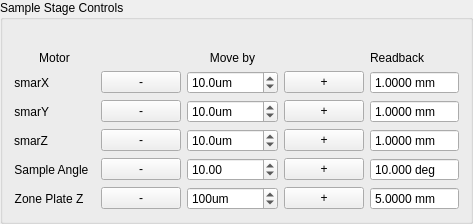
             <widget class="QGroupBox" name="groupBox">
              <property name="enabled">
               <bool>true</bool>
              </property>
              <property name="sizePolicy">
               <sizepolicy hsizetype="Preferred" vsizetype="Preferred">
                <horstretch>0</horstretch>
                <verstretch>0</verstretch>
               </sizepolicy>
              </property>
              <property name="styleSheet">
               <string notr="true"/>
              </property>
              <property name="title">
               <string>Sample Stage Controls</string>
              </property>
              <layout class="QGridLayout" name="gridLayout_14">
               <item row="0" column="2">
                <widget class="QLabel" name="label_131">
                 <property name="sizePolicy">
                  <sizepolicy hsizetype="Preferred" vsizetype="Fixed">
                   <horstretch>0</horstretch>
                   <verstretch>0</verstretch>
                  </sizepolicy>
                 </property>
                 <property name="text">
                  <string/>
                 </property>
                </widget>
               </item>
               <item row="4" column="4">
                <widget class="QPushButton" name="pb_move_smarz_pos">
                 <property name="sizePolicy">
                  <sizepolicy hsizetype="Preferred" vsizetype="Fixed">
                   <horstretch>0</horstretch>
                   <verstretch>0</verstretch>
                  </sizepolicy>
                 </property>
                 <property name="text">
                  <string>+</string>
                 </property>
                </widget>
               </item>
               <item row="5" column="4">
                <widget class="QPushButton" name="pb_move_dth_pos">
                 <property name="sizePolicy">
                  <sizepolicy hsizetype="Preferred" vsizetype="Fixed">
                   <horstretch>0</horstretch>
                   <verstretch>0</verstretch>
                  </sizepolicy>
                 </property>
                 <property name="text">
                  <string>+</string>
                 </property>
                </widget>
               </item>
               <item row="4" column="0">
                <widget class="QLabel" name="label_6">
                 <property name="sizePolicy">
                  <sizepolicy hsizetype="Fixed" vsizetype="Preferred">
                   <horstretch>0</horstretch>
                   <verstretch>0</verstretch>
                  </sizepolicy>
                 </property>
                 <property name="text">
                  <string>smarZ</string>
                 </property>
                 <property name="alignment">
                  <set>Qt::AlignRight|Qt::AlignTrailing|Qt::AlignVCenter</set>
                 </property>
                </widget>
               </item>
               <item row="3" column="4">
                <widget class="QPushButton" name="pb_move_smary_pos">
                 <property name="sizePolicy">
                  <sizepolicy hsizetype="Preferred" vsizetype="Fixed">
                   <horstretch>0</horstretch>
                   <verstretch>0</verstretch>
                  </sizepolicy>
                 </property>
                 <property name="text">
                  <string>+</string>
                 </property>
                </widget>
               </item>
               <item row="6" column="0">
                <widget class="QLabel" name="label_15">
                 <property name="sizePolicy">
                  <sizepolicy hsizetype="Fixed" vsizetype="Preferred">
                   <horstretch>0</horstretch>
                   <verstretch>0</verstretch>
                  </sizepolicy>
                 </property>
                 <property name="text">
                  <string>Zone Plate Z  </string>
                 </property>
                 <property name="alignment">
                  <set>Qt::AlignRight|Qt::AlignTrailing|Qt::AlignVCenter</set>
                 </property>
                </widget>
               </item>
               <item row="2" column="2">
                <widget class="QDoubleSpinBox" name="db_move_smarx">
                 <property name="sizePolicy">
                  <sizepolicy hsizetype="Preferred" vsizetype="Fixed">
                   <horstretch>0</horstretch>
                   <verstretch>0</verstretch>
                  </sizepolicy>
                 </property>
                 <property name="suffix">
                  <string>um</string>
                 </property>
                 <property name="decimals">
                  <number>1</number>
                 </property>
                 <property name="minimum">
                  <double>-10000.000000000000000</double>
                 </property>
                 <property name="maximum">
                  <double>10000.000000000000000</double>
                 </property>
                 <property name="singleStep">
                  <double>5.000000000000000</double>
                 </property>
                 <property name="value">
                  <double>10.000000000000000</double>
                 </property>
                </widget>
               </item>
               <item row="3" column="5">
                <widget class="QDoubleSpinBox" name="db_smary">
                 <property name="sizePolicy">
                  <sizepolicy hsizetype="Preferred" vsizetype="Fixed">
                   <horstretch>0</horstretch>
                   <verstretch>0</verstretch>
                  </sizepolicy>
                 </property>
                 <property name="readOnly">
                  <bool>true</bool>
                 </property>
                 <property name="buttonSymbols">
                  <enum>QAbstractSpinBox::NoButtons</enum>
                 </property>
                 <property name="suffix">
                  <string> mm</string>
                 </property>
                 <property name="decimals">
                  <number>4</number>
                 </property>
                 <property name="minimum">
                  <double>-99.000000000000000</double>
                 </property>
                 <property name="value">
                  <double>1.000000000000000</double>
                 </property>
                </widget>
               </item>
               <item row="1" column="2">
                <widget class="QLabel" name="label_8">
                 <property name="sizePolicy">
                  <sizepolicy hsizetype="Preferred" vsizetype="Fixed">
                   <horstretch>0</horstretch>
                   <verstretch>0</verstretch>
                  </sizepolicy>
                 </property>
                 <property name="styleSheet">
                  <string notr="true">font: 75 14pt &quot;MS Shell Dlg 2&quot;;</string>
                 </property>
                 <property name="text">
                  <string>Move by</string>
                 </property>
                 <property name="alignment">
                  <set>Qt::AlignCenter</set>
                 </property>
                </widget>
               </item>
               <item row="2" column="4">
                <widget class="QPushButton" name="pb_move_smarx_pos">
                 <property name="sizePolicy">
                  <sizepolicy hsizetype="Preferred" vsizetype="Fixed">
                   <horstretch>0</horstretch>
                   <verstretch>0</verstretch>
                  </sizepolicy>
                 </property>
                 <property name="text">
                  <string>  +  </string>
                 </property>
                </widget>
               </item>
               <item row="5" column="5">
                <widget class="QDoubleSpinBox" name="db_zpsth">
                 <property name="sizePolicy">
                  <sizepolicy hsizetype="Preferred" vsizetype="Fixed">
                   <horstretch>0</horstretch>
                   <verstretch>0</verstretch>
                  </sizepolicy>
                 </property>
                 <property name="readOnly">
                  <bool>true</bool>
                 </property>
                 <property name="buttonSymbols">
                  <enum>QAbstractSpinBox::NoButtons</enum>
                 </property>
                 <property name="suffix">
                  <string> deg</string>
                 </property>
                 <property name="decimals">
                  <number>3</number>
                 </property>
                 <property name="minimum">
                  <double>-200.000000000000000</double>
                 </property>
                 <property name="maximum">
                  <double>200.000000000000000</double>
                 </property>
                 <property name="value">
                  <double>10.000000000000000</double>
                 </property>
                </widget>
               </item>
               <item row="1" column="5">
                <widget class="QLabel" name="label_26">
                 <property name="text">
                  <string>Readback</string>
                 </property>
                </widget>
               </item>
               <item row="5" column="0">
                <widget class="QLabel" name="label_21">
                 <property name="sizePolicy">
                  <sizepolicy hsizetype="Fixed" vsizetype="Preferred">
                   <horstretch>0</horstretch>
                   <verstretch>0</verstretch>
                  </sizepolicy>
                 </property>
                 <property name="text">
                  <string>Sample Angle  </string>
                 </property>
                 <property name="alignment">
                  <set>Qt::AlignRight|Qt::AlignTrailing|Qt::AlignVCenter</set>
                 </property>
                </widget>
               </item>
               <item row="2" column="5">
                <widget class="QDoubleSpinBox" name="db_smarx">
                 <property name="sizePolicy">
                  <sizepolicy hsizetype="Preferred" vsizetype="Fixed">
                   <horstretch>0</horstretch>
                   <verstretch>0</verstretch>
                  </sizepolicy>
                 </property>
                 <property name="readOnly">
                  <bool>true</bool>
                 </property>
                 <property name="buttonSymbols">
                  <enum>QAbstractSpinBox::NoButtons</enum>
                 </property>
                 <property name="suffix">
                  <string> mm</string>
                 </property>
                 <property name="decimals">
                  <number>4</number>
                 </property>
                 <property name="minimum">
                  <double>-99.000000000000000</double>
                 </property>
                 <property name="value">
                  <double>1.000000000000000</double>
                 </property>
                </widget>
               </item>
               <item row="4" column="2">
                <widget class="QDoubleSpinBox" name="db_move_smarz">
                 <property name="sizePolicy">
                  <sizepolicy hsizetype="Preferred" vsizetype="Fixed">
                   <horstretch>0</horstretch>
                   <verstretch>0</verstretch>
                  </sizepolicy>
                 </property>
                 <property name="suffix">
                  <string>um</string>
                 </property>
                 <property name="decimals">
                  <number>1</number>
                 </property>
                 <property name="minimum">
                  <double>-10000.000000000000000</double>
                 </property>
                 <property name="maximum">
                  <double>10000.000000000000000</double>
                 </property>
                 <property name="singleStep">
                  <double>5.000000000000000</double>
                 </property>
                 <property name="value">
                  <double>10.000000000000000</double>
                 </property>
                </widget>
               </item>
               <item row="3" column="2">
                <widget class="QDoubleSpinBox" name="db_move_smary">
                 <property name="sizePolicy">
                  <sizepolicy hsizetype="Preferred" vsizetype="Fixed">
                   <horstretch>0</horstretch>
                   <verstretch>0</verstretch>
                  </sizepolicy>
                 </property>
                 <property name="suffix">
                  <string>um</string>
                 </property>
                 <property name="decimals">
                  <number>1</number>
                 </property>
                 <property name="minimum">
                  <double>-10000.000000000000000</double>
                 </property>
                 <property name="maximum">
                  <double>10000.000000000000000</double>
                 </property>
                 <property name="singleStep">
                  <double>5.000000000000000</double>
                 </property>
                 <property name="value">
                  <double>10.000000000000000</double>
                 </property>
                </widget>
               </item>
               <item row="2" column="0">
                <widget class="QLabel" name="label_3">
                 <property name="sizePolicy">
                  <sizepolicy hsizetype="Fixed" vsizetype="Preferred">
                   <horstretch>0</horstretch>
                   <verstretch>0</verstretch>
                  </sizepolicy>
                 </property>
                 <property name="text">
                  <string>smarX</string>
                 </property>
                 <property name="alignment">
                  <set>Qt::AlignRight|Qt::AlignTrailing|Qt::AlignVCenter</set>
                 </property>
                </widget>
               </item>
               <item row="6" column="2">
                <widget class="QDoubleSpinBox" name="db_move_zpz">
                 <property name="sizePolicy">
                  <sizepolicy hsizetype="Preferred" vsizetype="Fixed">
                   <horstretch>0</horstretch>
                   <verstretch>0</verstretch>
                  </sizepolicy>
                 </property>
                 <property name="suffix">
                  <string>um</string>
                 </property>
                 <property name="decimals">
                  <number>0</number>
                 </property>
                 <property name="minimum">
                  <double>-50000.000000000000000</double>
                 </property>
                 <property name="maximum">
                  <double>50000.000000000000000</double>
                 </property>
                 <property name="singleStep">
                  <double>100.000000000000000</double>
                 </property>
                 <property name="value">
                  <double>100.000000000000000</double>
                 </property>
                </widget>
               </item>
               <item row="4" column="5">
                <widget class="QDoubleSpinBox" name="db_smarz">
                 <property name="sizePolicy">
                  <sizepolicy hsizetype="Preferred" vsizetype="Fixed">
                   <horstretch>0</horstretch>
                   <verstretch>0</verstretch>
                  </sizepolicy>
                 </property>
                 <property name="readOnly">
                  <bool>true</bool>
                 </property>
                 <property name="buttonSymbols">
                  <enum>QAbstractSpinBox::NoButtons</enum>
                 </property>
                 <property name="suffix">
                  <string> mm</string>
                 </property>
                 <property name="decimals">
                  <number>4</number>
                 </property>
                 <property name="minimum">
                  <double>-99.000000000000000</double>
                 </property>
                 <property name="value">
                  <double>1.000000000000000</double>
                 </property>
                </widget>
               </item>
               <item row="5" column="2">
                <widget class="QDoubleSpinBox" name="db_move_dth">
                 <property name="sizePolicy">
                  <sizepolicy hsizetype="Preferred" vsizetype="Fixed">
                   <horstretch>0</horstretch>
                   <verstretch>0</verstretch>
                  </sizepolicy>
                 </property>
                 <property name="suffix">
                  <string/>
                 </property>
                 <property name="minimum">
                  <double>-120.000000000000000</double>
                 </property>
                 <property name="maximum">
                  <double>120.000000000000000</double>
                 </property>
                 <property name="singleStep">
                  <double>10.000000000000000</double>
                 </property>
                 <property name="value">
                  <double>10.000000000000000</double>
                 </property>
                </widget>
               </item>
               <item row="6" column="5">
                <widget class="QDoubleSpinBox" name="db_zpz1">
                 <property name="sizePolicy">
                  <sizepolicy hsizetype="Preferred" vsizetype="Fixed">
                   <horstretch>0</horstretch>
                   <verstretch>0</verstretch>
                  </sizepolicy>
                 </property>
                 <property name="readOnly">
                  <bool>true</bool>
                 </property>
                 <property name="buttonSymbols">
                  <enum>QAbstractSpinBox::NoButtons</enum>
                 </property>
                 <property name="suffix">
                  <string> mm</string>
                 </property>
                 <property name="decimals">
                  <number>4</number>
                 </property>
                 <property name="minimum">
                  <double>-100.000000000000000</double>
                 </property>
                 <property name="maximum">
                  <double>100.000000000000000</double>
                 </property>
                 <property name="value">
                  <double>5.000000000000000</double>
                 </property>
                </widget>
               </item>
               <item row="1" column="0">
                <widget class="QLabel" name="label_7">
                 <property name="sizePolicy">
                  <sizepolicy hsizetype="Preferred" vsizetype="Fixed">
                   <horstretch>0</horstretch>
                   <verstretch>0</verstretch>
                  </sizepolicy>
                 </property>
                 <property name="styleSheet">
                  <string notr="true">font: 75 14pt &quot;MS Shell Dlg 2&quot;;</string>
                 </property>
                 <property name="text">
                  <string>Motor</string>
                 </property>
                 <property name="alignment">
                  <set>Qt::AlignCenter</set>
                 </property>
                </widget>
               </item>
               <item row="3" column="0">
                <widget class="QLabel" name="label_4">
                 <property name="sizePolicy">
                  <sizepolicy hsizetype="Fixed" vsizetype="Preferred">
                   <horstretch>0</horstretch>
                   <verstretch>0</verstretch>
                  </sizepolicy>
                 </property>
                 <property name="text">
                  <string>smarY</string>
                 </property>
                 <property name="alignment">
                  <set>Qt::AlignRight|Qt::AlignTrailing|Qt::AlignVCenter</set>
                 </property>
                </widget>
               </item>
               <item row="6" column="4">
                <widget class="QPushButton" name="pb_move_zpz_pos">
                 <property name="sizePolicy">
                  <sizepolicy hsizetype="Preferred" vsizetype="Fixed">
                   <horstretch>0</horstretch>
                   <verstretch>0</verstretch>
                  </sizepolicy>
                 </property>
                 <property name="text">
                  <string>+</string>
                 </property>
                </widget>
               </item>
               <item row="2" column="1">
                <widget class="QPushButton" name="pb_move_smarx_neg">
                 <property name="sizePolicy">
                  <sizepolicy hsizetype="Preferred" vsizetype="Fixed">
                   <horstretch>0</horstretch>
                   <verstretch>0</verstretch>
                  </sizepolicy>
                 </property>
                 <property name="text">
                  <string>   -   </string>
                 </property>
                </widget>
               </item>
               <item row="3" column="1">
                <widget class="QPushButton" name="pb_move_smary_neg">
                 <property name="sizePolicy">
                  <sizepolicy hsizetype="Preferred" vsizetype="Fixed">
                   <horstretch>0</horstretch>
                   <verstretch>0</verstretch>
                  </sizepolicy>
                 </property>
                 <property name="text">
                  <string>-</string>
                 </property>
                </widget>
               </item>
               <item row="4" column="1">
                <widget class="QPushButton" name="pb_move_smarz_neg">
                 <property name="sizePolicy">
                  <sizepolicy hsizetype="Preferred" vsizetype="Fixed">
                   <horstretch>0</horstretch>
                   <verstretch>0</verstretch>
                  </sizepolicy>
                 </property>
                 <property name="text">
                  <string>-</string>
                 </property>
                </widget>
               </item>
               <item row="5" column="1">
                <widget class="QPushButton" name="pb_move_dth_pos_neg">
                 <property name="sizePolicy">
                  <sizepolicy hsizetype="Preferred" vsizetype="Fixed">
                   <horstretch>0</horstretch>
                   <verstretch>0</verstretch>
                  </sizepolicy>
                 </property>
                 <property name="text">
                  <string>-</string>
                 </property>
                </widget>
               </item>
               <item row="6" column="1">
                <widget class="QPushButton" name="pb_move_zpz_neg">
                 <property name="sizePolicy">
                  <sizepolicy hsizetype="Preferred" vsizetype="Fixed">
                   <horstretch>0</horstretch>
                   <verstretch>0</verstretch>
                  </sizepolicy>
                 </property>
                 <property name="text">
                  <string>-</string>
                 </property>
                </widget>
               </item>
              </layout>
             </widget>
